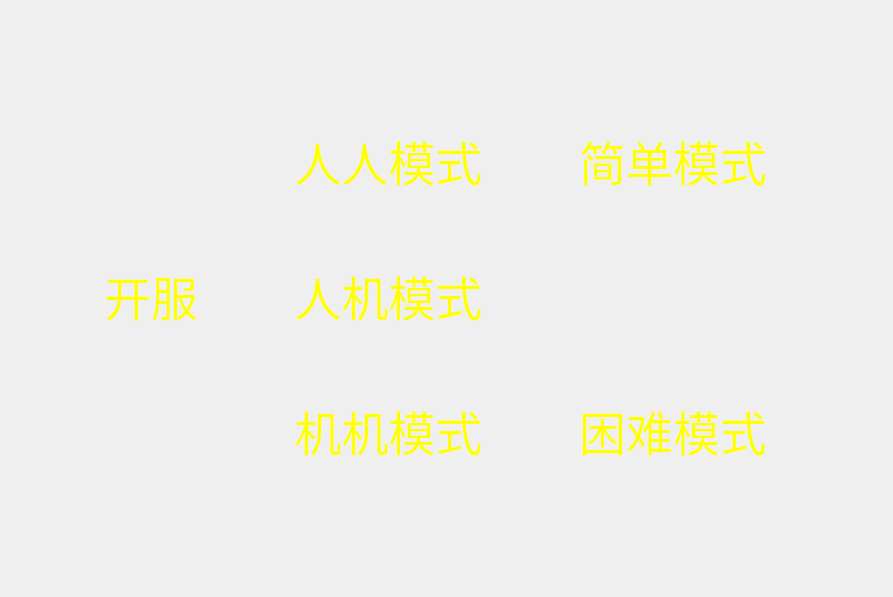
<?xml version="1.0" encoding="UTF-8"?>
<ui version="4.0">
 <class>Selectform</class>
 <widget class="QWidget" name="Selectform">
  <property name="geometry">
   <rect>
    <x>0</x>
    <y>0</y>
    <width>893</width>
    <height>597</height>
   </rect>
  </property>
  <property name="windowTitle">
   <string>Form</string>
  </property>
  <widget class="QWidget" name="selecttype" native="true">
   <property name="geometry">
    <rect>
     <x>100</x>
     <y>10</y>
     <width>671</width>
     <height>552</height>
    </rect>
   </property>
   <property name="styleSheet">
    <string notr="true">font: 35pt &quot;华文行楷&quot;;
color:rgb(255,255,0);</string>
   </property>
   <layout class="QGridLayout" name="gridLayout">
    <item row="9" column="1">
     <spacer name="horizontalSpacer_3">
      <property name="orientation">
       <enum>Qt::Horizontal</enum>
      </property>
      <property name="sizeHint" stdset="0">
       <size>
        <width>40</width>
        <height>20</height>
       </size>
      </property>
     </spacer>
    </item>
    <item row="6" column="1">
     <widget class="QPushButton" name="ButtonMA">
      <property name="font">
       <font>
        <family>华文行楷</family>
        <pointsize>35</pointsize>
        <weight>50</weight>
        <italic>false</italic>
        <bold>false</bold>
       </font>
      </property>
      <property name="styleSheet">
       <string notr="true"/>
      </property>
      <property name="text">
       <string>人机模式</string>
      </property>
      <property name="flat">
       <bool>true</bool>
      </property>
     </widget>
    </item>
    <item row="2" column="1">
     <spacer name="horizontalSpacer">
      <property name="orientation">
       <enum>Qt::Horizontal</enum>
      </property>
      <property name="sizeHint" stdset="0">
       <size>
        <width>40</width>
        <height>20</height>
       </size>
      </property>
     </spacer>
    </item>
    <item row="0" column="1">
     <spacer name="horizontalSpacer_5">
      <property name="orientation">
       <enum>Qt::Horizontal</enum>
      </property>
      <property name="sizeHint" stdset="0">
       <size>
        <width>40</width>
        <height>20</height>
       </size>
      </property>
     </spacer>
    </item>
    <item row="1" column="1">
     <spacer name="horizontalSpacer_4">
      <property name="orientation">
       <enum>Qt::Horizontal</enum>
      </property>
      <property name="sizeHint" stdset="0">
       <size>
        <width>40</width>
        <height>20</height>
       </size>
      </property>
     </spacer>
    </item>
    <item row="10" column="1">
     <spacer name="horizontalSpacer_2">
      <property name="orientation">
       <enum>Qt::Horizontal</enum>
      </property>
      <property name="sizeHint" stdset="0">
       <size>
        <width>40</width>
        <height>20</height>
       </size>
      </property>
     </spacer>
    </item>
    <item row="7" column="1">
     <widget class="QPushButton" name="ButtonAA">
      <property name="font">
       <font>
        <family>华文行楷</family>
        <pointsize>35</pointsize>
        <weight>50</weight>
        <italic>false</italic>
        <bold>false</bold>
       </font>
      </property>
      <property name="styleSheet">
       <string notr="true"/>
      </property>
      <property name="text">
       <string>机机模式</string>
      </property>
      <property name="autoDefault">
       <bool>false</bool>
      </property>
      <property name="flat">
       <bool>true</bool>
      </property>
     </widget>
    </item>
    <item row="7" column="2">
     <widget class="QPushButton" name="ButtonDiff">
      <property name="font">
       <font>
        <family>华文行楷</family>
        <pointsize>35</pointsize>
        <weight>50</weight>
        <italic>false</italic>
        <bold>false</bold>
       </font>
      </property>
      <property name="styleSheet">
       <string notr="true"/>
      </property>
      <property name="text">
       <string>困难模式</string>
      </property>
      <property name="flat">
       <bool>true</bool>
      </property>
     </widget>
    </item>
    <item row="5" column="2">
     <widget class="QPushButton" name="ButtonEasy">
      <property name="font">
       <font>
        <family>华文行楷</family>
        <pointsize>35</pointsize>
        <weight>50</weight>
        <italic>false</italic>
        <bold>false</bold>
       </font>
      </property>
      <property name="mouseTracking">
       <bool>false</bool>
      </property>
      <property name="styleSheet">
       <string notr="true"/>
      </property>
      <property name="text">
       <string>简单模式</string>
      </property>
      <property name="flat">
       <bool>true</bool>
      </property>
     </widget>
    </item>
    <item row="5" column="1">
     <widget class="QPushButton" name="ButtonMM">
      <property name="font">
       <font>
        <family>华文行楷</family>
        <pointsize>35</pointsize>
        <weight>50</weight>
        <italic>false</italic>
        <bold>false</bold>
       </font>
      </property>
      <property name="styleSheet">
       <string notr="true"/>
      </property>
      <property name="text">
       <string>人人模式</string>
      </property>
      <property name="default">
       <bool>false</bool>
      </property>
      <property name="flat">
       <bool>true</bool>
      </property>
     </widget>
    </item>
    <item row="6" column="0">
     <widget class="QPushButton" name="ButtonOn">
      <property name="font">
       <font>
        <family>华文行楷</family>
        <pointsize>35</pointsize>
        <weight>50</weight>
        <italic>false</italic>
        <bold>false</bold>
       </font>
      </property>
      <property name="styleSheet">
       <string notr="true"/>
      </property>
      <property name="text">
       <string>开服</string>
      </property>
      <property name="autoDefault">
       <bool>false</bool>
      </property>
      <property name="flat">
       <bool>true</bool>
      </property>
     </widget>
    </item>
   </layout>
  </widget>
 </widget>
 <resources/>
 <connections/>
</ui>
